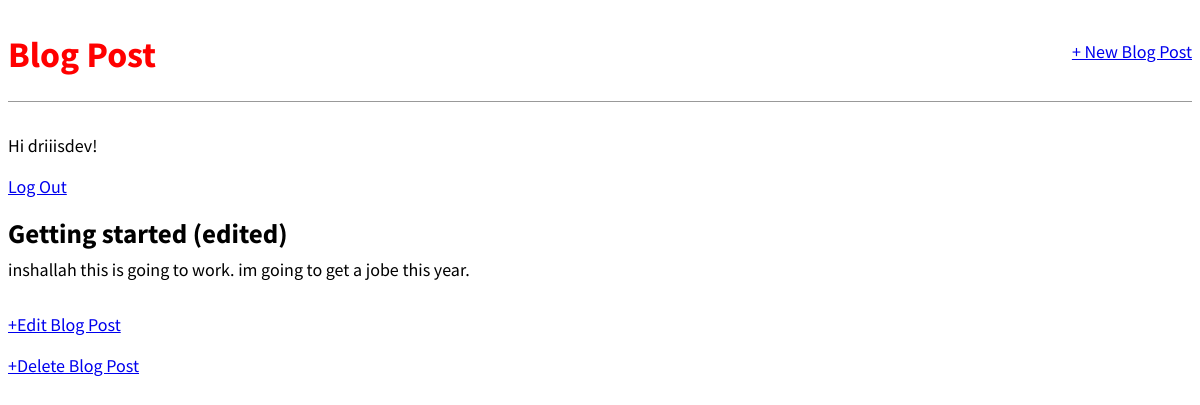
The app's page /post/1/ (signed in) with its own data.
### blog/models.py (models this page shows, shortened)
class Post(models.Model):
    title = models.CharField(max_length=250)
    author = models.ForeignKey(
        'auth.User',
        on_delete=models.CASCADE,
    )
    body = models.TextField()

### blog/views.py (the view)
# urls.py: path('post/<int:pk>/', BlogDetailView.as_view(), name='post_detail'),
class BlogDetailView(DetailView):
    model = Post
    template_name = 'post_detail.html'

### templates/post_detail.html
{%extends 'base.html'%}
{%block content%}
<div class="post-entry">
    <h2>{{post.title}}</h2>
    <p>{{post.body}}</p>
</div>
<p><a href="{%url 'post_edit' post.pk%}">+Edit Blog Post</a></p>
<p><a href="{%url 'post_delete' post.pk%}">+Delete Blog Post</a></p>
{%endblock content%}

### templates/base.html (shortened to what this page needs)
<!DOCTYPE html>
<html lang="en">
{%load static%}
<head>
    <link rel="stylesheet" href="{%static 'css/base.css'%}">
</head>
<body>
    <div>
        <header>
            <div class="nav-left">
                <h1><a href="{%url 'home'%}">Blog Post</a></h1>
            </div>
            <div class="nav-right">
                <a href="{%url 'post_new'%}">+ New Blog Post</a>
            </div>
        </header>
        {%if user.is_authenticated%}
            <p>Hi {{user.username}}!</p>
            <p><a href="{%url 'logout'%}">Log Out</a></p>
        {%else%}
            <p>you are not logged in</p>
            <p><a href="{% url 'login'%}">Log In</a></p>
        {%endif%}
        {%block content%}
        {%endblock content%}
    </div>
</body>
</html>

### static/css/base.css (style rules this page uses)
body { font-family: 'Source Sans Pro', sans-serif; font-size: 18px; }
header { border-bottom: 1px solid #999; margin-bottom: 2rem; display: flex; }
header h1 a { color: red; text-decoration: none; }
.nav-left { margin-right: auto; }
.nav-right { display: flex; padding-top: 2rem; }
.post-entry { margin-bottom: 2rem; }
.post-entry h2 { margin: 0.5rem 0; }
.post-entry p { margin: 0; font-weight: 400; }

### records on screen
Post: title "Getting started (edited)", body "inshallah this is going to work. im going to get a jobe this year."

### other values on screen
{{ user.username }} "driiisdev"
